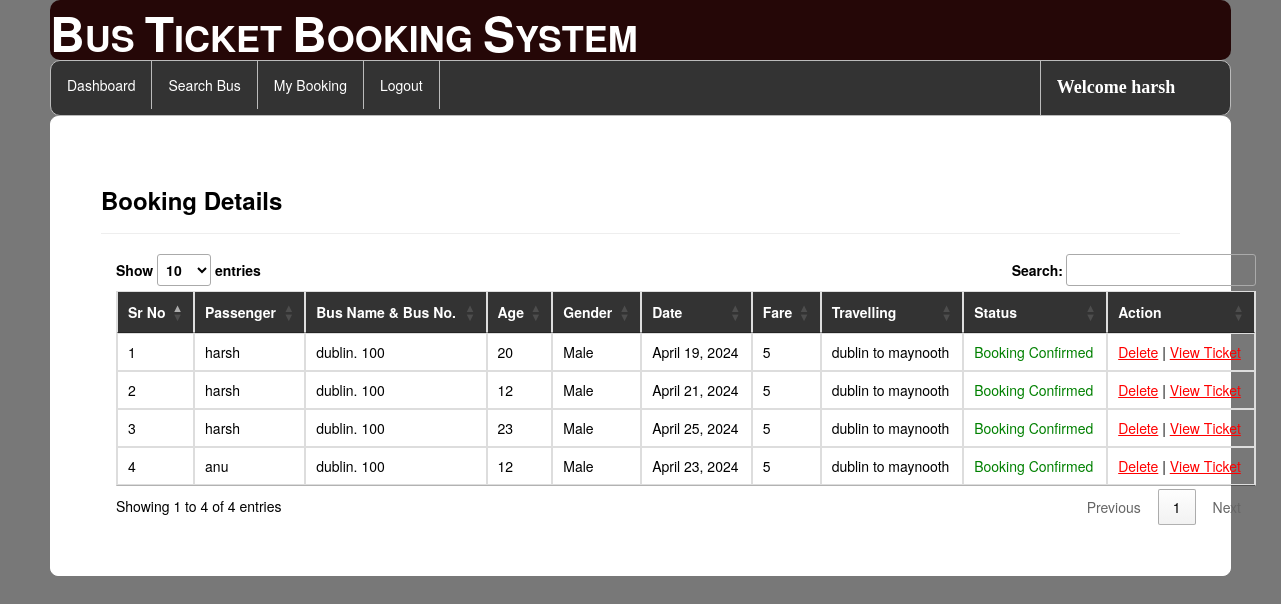
The page /my_booking/ (signed in) on the database as committed earlier.
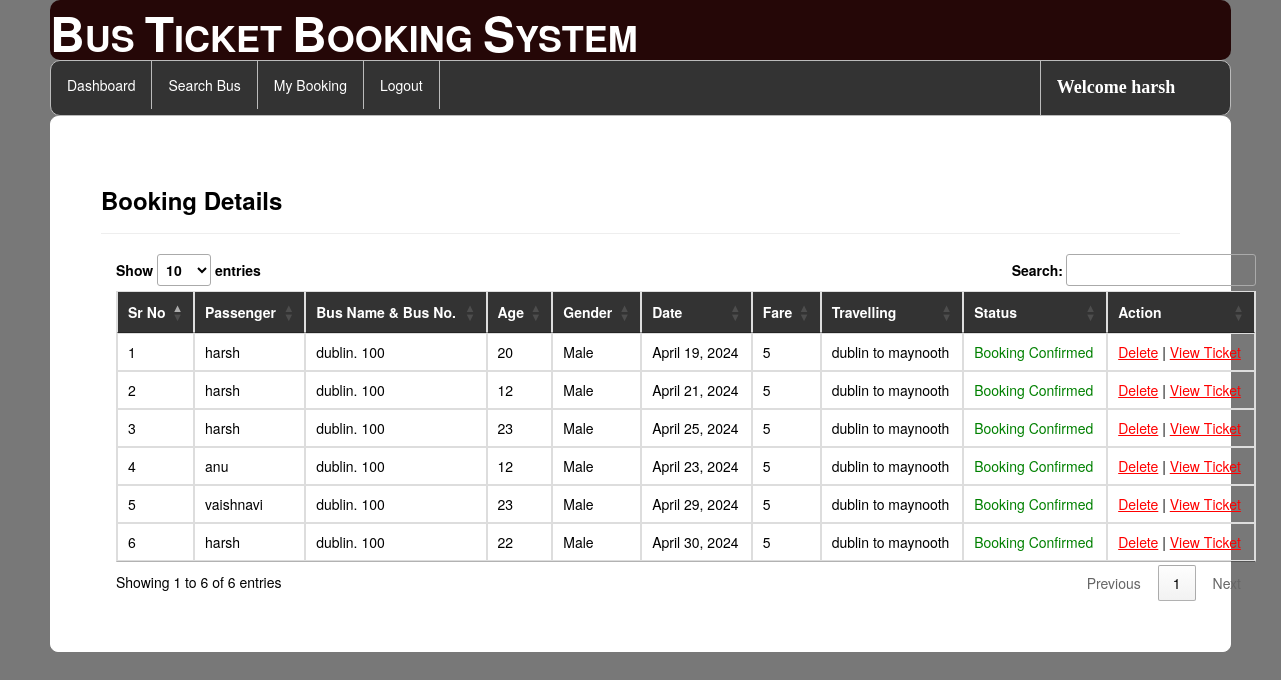
The same page on the database as committed later.
### bus/models.py (models this page shows, shortened)
class Passenger(models.Model):
    user = models.ForeignKey(Register,on_delete=models.CASCADE,null=True)
    bus = models.ForeignKey(Add_Bus,on_delete=models.CASCADE,null=True)
    name = models.CharField(max_length=100,null=True)
    age = models.IntegerField(null=True)
    gender = models.CharField(max_length=30,null=True)
    route=models.CharField(max_length=100,null=True)
    status = models.CharField(max_length=30,null=True)
    date1 = models.DateField(null=True)
    fare = models.IntegerField(null=True)

class Add_Bus(models.Model):
    busname = models.CharField(max_length=30,null=True)
    bus_no = models.IntegerField(null=True)
    from_city = models.CharField(max_length=30,null=True)
    to_city = models.CharField(max_length=30,null=True)
    departuretime=models.CharField(max_length=30,null=True)
    arrivaltime=models.CharField(max_length=30,null=True)
    trevaltime=models.CharField(max_length=100,null=True)
    distance=models.IntegerField(null=True)
    img=models.FileField(null=True)

### bus/views.py (the view)
# urls.py: path('my_booking/',my_booking,name="my_booking"),
def my_booking(request):
    if not request.user.is_authenticated:
        return redirect('login')
    user2 = User.objects.filter(username=request.user.username).get()
    user1 = Register.objects.filter(user=user2).get()
    pro = Passenger.objects.filter(user=user1)
    book = Book_ticket.objects.filter(user=user1)
    d = {'user':user1,'pro':pro,'book':book}
    return render(request,'my_booking.html',d)

### bus/templates/my_booking.html (shortened to what this page needs)
{% extends 'navigation2.html' %}
{% load static %}
{% block b %}
<div style="color:Black;border:1px solid white;border-radius:8px;background-color:white;padding:50px">
        <h3><strong>Booking Details</strong></h3><hr>
<div class="container">
<table class="table table-bordered" id="myTable">
  <thead style="color:white;background-color:#333">
  <tr>
    <th>Sr No</th>
    <th>Passenger</th>
      <th>Bus Name & Bus No.</th>
      <th> Age</th>
    <th>Gender</th>
    <th>Date</th>
       <th>Fare</th>
       <th>Travelling</th>
       <th>Status</th>
    <th>Action</th>
  </tr>
  </thead>
   <tbody>
    {% for i in pro %}
  <tr>
    <td>{{forloop.counter}}</td>
    <td>{{i.name}}</td>
    <td>{{i.bus.busname}}. {{i.bus.bus_no}}</td>
      <td>{{i.age}}</td>
      <td>{{i.gender}}</td>
      <td>{{i.date1}}</td>
      <td>{{i.fare}}</td>
      <td>{{i.route}}</td>
      {% if i.status == 'set' %}
      <td style="color:green">Booking Confirmed</td>
      {% else %}
      <td style="color:red">No Transaction</td>
      {% endif %}
    <td><a href="{% url 'delte_my_booking' i.id %}" style="color:red"><u>Delete</u></a>
    | <a href="{% url 'view_ticket' i.id %}" style="color:red"><u>View&nbsp;Ticket</u></a>
    </td>
  </tr>
    {% endfor %}
    </tbody>
</table>
 </div>
</div>
{% endblock %}

### bus/templates/navigation2.html (shortened to what this page needs)
{% extends 'head.html' %}
{% load static %}
{% block body %}
<link rel = stylesheet href = "//cdn.datatables.net/1.10.19/css/jquery.dataTables.min.css">
<ul class="id2">
  <li id="id1"><a href="{% url 'dashboard' %}">Dashboard</a></li>
  <li id="id1"><a href="{% url 'search_bus' %}">Search Bus</a></li>
  <li id="id1"><a href="{% url 'my_booking' %}">My Booking</a></li>
  <li id="id1"><a href="{% url 'log_out' %}">Logout</a></li>
    <li id="id2" style="margin-left:600px"><a href="" style="color:white"><strong style="font-size:18px;font-family:cursive">Welcome {{request.user.username}}</strong></a></li>
</ul>
{% block b %}
{% endblock %}
{% endblock %}

### bus/templates/head.html (shortened to what this page needs)
<!DOCTYPE html>
<html lang="en">
<head>
  <link rel="stylesheet" href="https://maxcdn.bootstrapcdn.com/bootstrap/3.4.1/css/bootstrap.min.css">
</head>
<body style="background-color:hsl(0, 0%, 47%);margin-left:50px;margin-right:50px;margin-bottom:20px">
    <h1 style="background-color: #250707;border-radius:10px;"><strong><font size="16">B</font>US <font size="16">T</font>ICKET <font size="16">B</font>OOKING <font size="16">S</font>YSTEM
    </strong></h1>
</body>
{% block body %}
{% endblock %}
</html>

### bus/templates/head.html (style rules this page uses)
h1 { margin:0px;padding-top:7px;padding-buttom:7px;color:white; }

### bus/templates/navigation2.html (style rules this page uses)
.id2 { list-style-type: none; margin: 0; padding: 0; overflow: hidden; background-color: #333; border-radius:10px; border:1px solid #bbb; }
#id1 { float: left; border-right:1px solid #bbb; }
#id2 { float: left; border-left:1px solid #bbb; }
li:last-child { border-right: none; }
li a { display: block; color: white; text-align: center; padding: 14px 16px; text-decoration: none; }

Rows that differ between the two databases and show on the page:
added Passenger: name "vaishnavi", bus.busname "dublin", bus.bus_no "100", age "23", gender "Male", date1 "April 29, 2024", fare "5", route "dublin to maynooth", status "Booking Confirmed"
added Passenger: name "harsh", bus.busname "dublin", bus.bus_no "100", age "22", gender "Male", date1 "April 30, 2024", fare "5", route "dublin to maynooth", status "Booking Confirmed"
Other text that changed with them:
text written by a page script: "Show entries Search: Showing 1 to 4 of 4 entries Previous 1 Next" → "Show entries Search: Showing 1 to 6 of 6 entries Previous 1 Next"
